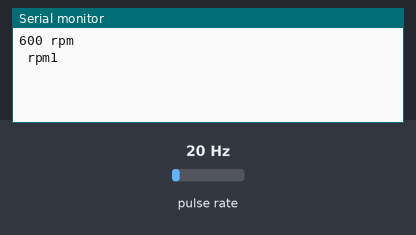
Simulated run of this sketch. Board: Arduino Uno, built with avr-gcc and run on an emulated ATmega328P. Shown: the last lines printed to the serial monitor. Wiring (inferred from the names in the program): pulse sensor: data pin 2. The test bench sets the inputs (shaded band); at power-on: pulse rate 20 Hz.

Above: at 1.2 s.
1.3 s: pulse rate (sensor on pin 2) set to 4 Hz
At 2.6 s:
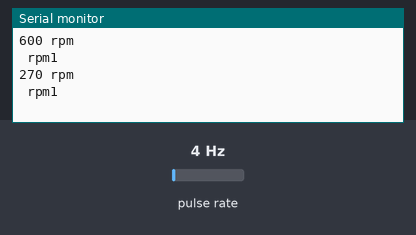
2.8 s: pulse rate (sensor on pin 2) set to 50 Hz
At 3.6 s:
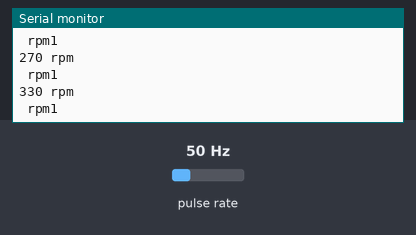
Timing chart, 0 to 5.8 s (numbered marks = the images above; inputs shaded):
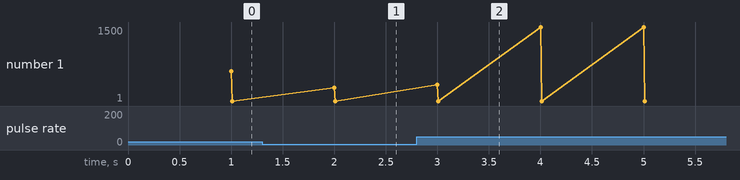

The sketch:

A2.ino
```cpp
int NbTopsFan;
int Calc;

//The pin location of the sensor
int hallsensor = 2;
int hallsensor1 = 3;

typedef struct{

//Defines the structure for multiple fans and
//their dividers
char fantype;
unsigned int fandiv; }
fanspec;

//Definitions of the fans
//This is the varible used to select the fan and it's divider,
//set 1 for unipole hall effect sensor
//and 2 for bipole hall effect sensor
fanspec fanspace[3]={{0,1},{1,2},{2,8}}; char fan = 1;

void rpm ()
//This is the function that the interupt calls
{ NbTopsFan++; }

 void rpm1 ()
//This is the function that the interupt calls
{ NbTopsFan++; }
//This is the setup function where the serial port is initialised,
//and the interrupt is attached
void setup()
{
  pinMode(hallsensor, INPUT);
  pinMode(hallsensor1, INPUT);
  Serial.begin(9600);
  attachInterrupt(0, rpm, RISING);
   attachInterrupt(0, rpm1, RISING);


  }

void loop ()
//Set NbTops to 0 ready for calculations
{ NbTopsFan = 0;

//Enables interrupts
sei();

//Wait 1 second
delay (1000);

//Disable interrupts
cli();

//Times NbTopsFan (which is apprioxiamately the fequency the fan
//is spinning at) by 60 seconds before dividing by the fan's divider
Calc = ((NbTopsFan * 60)/fanspace[fan].fandiv);

//Prints the number calculated above
Serial.print (Calc, DEC);

//Prints " rpm" and a new line
Serial.print (" rpm\r\n");
Serial.print (" rpm1\r\n");
}
```

Measured:
- after the input at 1.3 s, the serial monitor: prints a new line after 0.70 s (image 1)
- after the input at 2.8 s, the serial monitor: prints a new line after 0.20 s (image 2)
